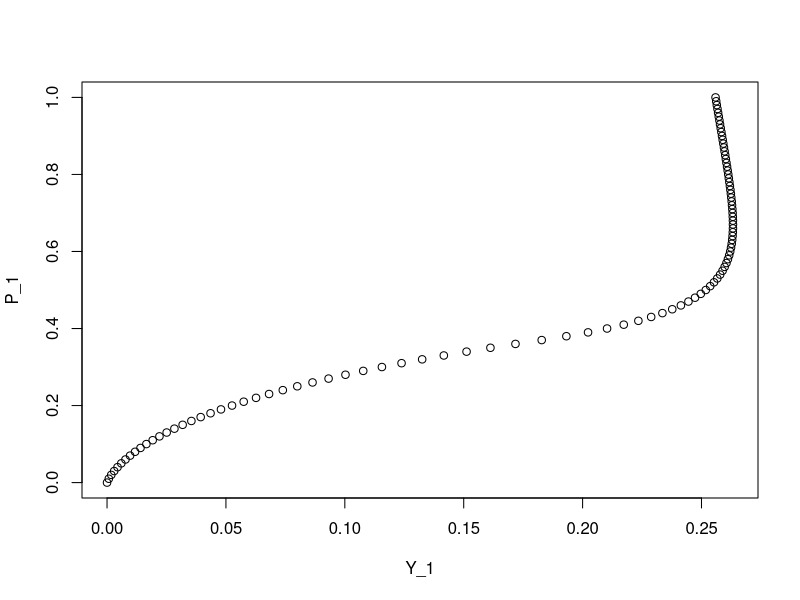

Reproduce this figure in R.
# test

# Script for solving for general equilibrium
rm(list = ls())

#### Functions #### 

# Functions that can be used for both industries

get_theta <- function(ebar, a, B, d, gamma, A){
  
  # returns theta given e_bar and parameters
  theta <- (B / (1 - B * (1 - d))) * ((1 + gamma) / A)
  theta <- theta * (1 - ebar ^ (1 / gamma)) / ebar ^ ((1 + gamma) / gamma)
  return(theta ^ (1 / (1 - a)))
  
}

get_u <- function(theta, ebar, a, d, A){
  
  # returns u given theta, ebar, and parameters
  u <- d  + A * theta ^ (1 - a) * (1 - ebar)
  return (d / u)
  
}


# Industry 1 functions

get_z_top <- function(P, ebar, rho, gamma, sigma){
  
  # returns the top threshold given P, ebar, and parameters
  z_top <- (rho * P * (1 - ebar ^ (1 / gamma))) ^ (sigma - 1)
  z_top <- (z_top - 1) ^ (1 / (1 - sigma))
  return(z_top)
  
}

get_EZ_1 <- function(z, Zmin, zeta){
  
  # returns expected Z for industry 1 given the threshold and parameters
  EZ <- Zmin * (zeta / (zeta - 1)  - (zeta * z ^ zeta) / (2 * zeta - 1)) * (z < 1) 
  EZ <- EZ + (Zmin / (z ^ (zeta - 1))) * (zeta / (zeta - 1)  - zeta / (2 * zeta - 1)) * (z >= 1)
  return(EZ)
  
}

get_N_1 <- function(z, Zmin, zeta){
  
  # returns N for industry 1 given the threshold and parameters
  N <- (1 - (z ^ zeta) / 2) * (z < 1) + (1 / (2 * z ^ zeta)) * (z >= 1)
  return(N)
  
}

free_entry_1 <- function(P, ebar, a, B, d, gamma, A, rho, sigma, Zmin, zeta, kappa){
  
  # calculates the gap between cost and benefits of entry for industry 1 given P, ebar, and parameters
  theta <- get_theta(ebar, a, B, d, gamma, A)
  z <- get_z_top(P, ebar, rho, gamma, sigma)
  N <- get_N_1(z, Zmin, zeta)
  EZ <- get_EZ_1(z, Zmin, zeta)
  
  gap <- A * B * theta ^ (- a) * (1 - rho) * P / (1 - B * (1 - d))
  gap <- gap * ebar * (1 - gamma * ebar ^ (1 / gamma) / (1 + gamma))
  gap <- gap * EZ / N
  gap <- gap - kappa
  
  return(gap)
  # postive if expected benefits exceed expected costs (ebar too high given p), negative otherwise (ebar too low)
  
}

get_Y_1 <- function(ebar, P, a, B, d, gamma, A, rho, sigma, Zmin, Zeta){
  
  # returns industry 1 output given P, ebar, and parameters
  theta <- get_theta(ebar, a, B, d, gamma, A)
  u <- get_u(theta, ebar, a, d, A)
  z <- get_z_top(P, ebar, rho, gamma, sigma)
  EZ <- get_EZ_1(z, Zmin, zeta)
  
  Y <- (1 - u) * ebar * EZ
  Y <- Y * (1 - gamma * (ebar ^ (1 / gamma)) / (1 + gamma))
  
  return(Y)
  
}

# Industry 2 functions

get_z_bot <- function(P, ebar, rho, gamma, sigma){
  
  # returns the lower threshold given P, ebar, and parameters
  z_bot <- (rho * P * (1 - ebar ^ (1 / gamma))) ^ (sigma - 1)
  z_bot <- (z_bot - 1) ^ (1 / (sigma - 1))
  return(z_bot)
  
}

get_EZ_2 <- function(z, Zmin, zeta){
  
  # returns expected Z for industry 1 given the threshold and parameters
  EZ <- Zmin * (z ^ (zeta - 1)) * (zeta / (zeta - 1)  - zeta / (2 * zeta - 1)) * (z < 1) 
  EZ <- EZ + Zmin * (zeta / (zeta - 1)  - zeta / ((2 * zeta - 1) * z ^ zeta)) * (z >= 1)
  return(EZ)
  
}

get_N_2 <- function(z, Zmin, zeta){
  
  # returns N for industry 1 given the threshold and parameters
  N <- ((z ^ zeta) / 2) * (z < 1) + (1 - 1 / (2 * z ^ zeta)) * (z >= 1)
  return(N)
  
}

free_entry_2 <- function(P, ebar, a, B, d, gamma, A, rho, sigma, Zmin, zeta, kappa){
  
  # calculates the gap between cost and benefits of entry for industry 1 given P, ebar, and parameters
  theta <- get_theta(ebar, a, B, d, gamma, A)
  z <- get_z_bot(P, ebar, rho, gamma, sigma)
  N <- get_N_2(z, Zmin, zeta)
  EZ <- get_EZ_2(z, Zmin, zeta)
  
  gap <- A * B * theta ^ (- a) * (1 - rho) * P / (1 - B * (1 - d))
  gap <- gap * ebar * (1 - gamma * ebar ^ (1 / gamma) / (1 + gamma))
  gap <- gap * EZ / N
  gap <- gap - kappa
  
  return(gap)
  # postive if expected benefits exceed expected costs (ebar too high given p), negative otherwise (ebar too low)
  
}

get_Y_2 <- function(ebar, P, a, B, d, gamma, A, rho, sigma, Zmin, Zeta){
  
  # returns industry 1 output given P, ebar, and parameters
  theta <- get_theta(ebar, a, B, d, gamma, A)
  u <- get_u(theta, ebar, a, d, A)
  z <- get_z_bot(P, ebar, rho, gamma, sigma)
  EZ <- get_EZ_2(z, Zmin, zeta)
  
  Y <- (1 - u) * ebar * EZ
  Y <- Y * (1 - gamma * (ebar ^ (1 / gamma)) / (1 + gamma))
  
  return(Y)
  
}


#### Model #####

# Global Parameters
B <- 0.975
a <- 0.65
d <- 0.1
sigma <- 1 / 2
rho <- 0.73
kappa <- 0.032
Zmin <- 0.36
zeta <- 2.12

# Numerical function parameters
tol <- 0.00001

#### Industry 1 Supply Function ####

A_1 <- 20.3
gamma_1 <- 1/3

# specify a sequence of prices. For each price, obtain the mismatch threshold and supply.
# With sigma < 1, the price permitted by the price index for either good is 1. 
P_1 <- seq(0, 1, 0.01)
n <- length(P_1)
ebar_1 <- rep(0, n)
Y_1 <- rep(0, n)
theta_1 <- rep(0, n)
z_top <- rep(0, n)
u_1 <- rep(0, n)
N_1 <- rep(0, n)
EZ_1 <- rep(0, n)

Y_1[1] <- 0 # no need to solve at P_1 = 0 

for (i in 2:n){
  P <- P_1[i]
  # bisection search
  top <- 1
  bot <- 0
  solution <- 0
  count <- 0
  
  while (solution == 0){
    mid <- (top + bot) / 2
    gap <- free_entry_1(P, mid, a, B, d, gamma_1, A_1, rho, sigma, Zmin, zeta, kappa)
    
    if (abs(gap) < tol){
      solution <- 1
    }
    if (gap >= 0){
      top <- mid
    }  
    if (gap < 0){
      bot <- mid
    }
    
    count <- count + 1
    if (count > 1000){
      print(c('failed', P))
      solution <- 1
    }
  }
  
  ebar_1[i] <- mid
  Y_1[i] <- get_Y_1(ebar_1[i], P, a, B, d, gamma_1, A_1, rho, sigma, Zmin, Zeta)
  theta_1[i] <- get_theta(ebar_1[i], a, B, d, gamma_1, A_1)
  z_top[i] <- get_z_top(P, ebar_1[i], rho, gamma_1, sigma)
  u_1[i] <- get_u(theta_1[i], ebar_1[i], a, d, A_1)
  N_1[i] <- get_N_1(z_top[i], Zmin, zeta)
  EZ_1[i] <- get_EZ_1(z_top[i], Zmin, zeta)
}

plot(Y_1, P_1)

#### Industry 2 Supply Function ####

A_2 <- 20.3
gamma_2 <- 2/3

# specify a sequence of prices. For each price, obtain the mismatch threshold and supply 
#P_2 <- (1 - P_1 ^ (1 - sigma)) ^ (1 / (1 - sigma))
P_2 <- seq(0, 1, 0.01)
n <- length(P_1)
ebar_2 <- rep(0, n)
Y_2 <- rep(0, n)

Y_2[1] <- 0
for (i in 2:n){
  P <- P_2[i]
  # bisection search
  top <- 1
  bot <- 0
  solution <- 0
  count <- 0
  
  while (solution == 0){
    mid <- (top + bot) / 2
    gap <- free_entry_2(P, mid, a, B, d, gamma_2, A_2, rho, sigma, Zmin, zeta, kappa)
    
    if (abs(gap) < tol){
      solution <- 1
    }
    if (gap >= 0){
      top <- mid
    }  
    if (gap < 0){
      bot <- mid
    }
    
    count <- count + 1
    if (count > 1000){
      print(c('failed', P))
      solution <- 1
    }
  }
  
  ebar_2[i] <- mid
  Y_2[i] <- get_Y_2(ebar_2[i], P, a, B, d, gamma_2, A_2, rho, sigma, Zmin, Zeta)
}

#plot(Y_2, P_2)

#### Solve for eqbm prices ####

# interpolate the functions above to get supply functions, and then find prices that set excess demand to 0
P_top <- 1
P_bot <- 0
count <- 0
solution <- 0

while (solution == 0){
  p1 <- (P_top + P_bot) / 2
  p2 <- (1 - p1 ^ (1 - sigma)) ^ (1 / (1 - sigma))
  
  y1_S <- approx(P_1, Y_1, p1)$y
  y2_S <- approx(P_2, Y_2, p2)$y
  
  Y <- (y1_S ^ ((sigma - 1) / sigma) + y2_S ^ ((sigma - 1) / sigma)) ^ (sigma / (sigma - 1))
  
  y1_D <- Y * p1 ^ (-sigma)
  y2_D <- Y * p2 ^ (-sigma)
  
  y1_gap <- y1_S - y1_D
  y2_gap <- y2_S - y2_D
  
  if (abs(y1_gap) < tol){
    print(c('converged', p1))
    solution <- 1
  }
  if (y1_gap >= 0){
    P_top <- p1
  }  
  if (y1_gap < 0){
    P_bot <- p1
  }
  
  count <- count + 1
  if (count > 1000){
    print(c('failed', p1))
    solution <- 1
  }
}
  
#### Given eqbm prices, obtain other quantities #### 

# bisection search for industry 1 equilibrium quantities
top <- 1
bot <- 0
solution <- 0
count <- 0
  
while (solution == 0){
  mid <- (top + bot) / 2
  gap <- free_entry_1(p1, mid, a, B, d, gamma_1, A_1, rho, sigma, Zmin, zeta, kappa)
    
  if (abs(gap) < tol){
    solution <- 1
  }
  if (gap >= 0){
    top <- mid
  }  
  if (gap < 0){
    bot <- mid
  }
  
  count <- count + 1
  if (count > 1000){
    print(c('failed', P))
    solution <- 1
  }
}
  
ebar_1 <- mid
Y_1 <- get_Y_1(ebar_1, p1, a, B, d, gamma_1, A_1, rho, sigma, Zmin, Zeta)
theta_1 <- get_theta(ebar_1, a, B, d, gamma_1, A_1)
z_top <- get_z_top(p1, ebar_1, rho, gamma_1, sigma)
u_1<- get_u(theta_1, ebar_1, a, d, A_1)
N_1 <- get_N_1(z_top, Zmin, zeta)
EZ_1 <- get_EZ_1(z_top, Zmin, zeta)

# bisection search for industry 2 eqbm quantities
top <- 1
bot <- 0
solution <- 0
count <- 0
  
while (solution == 0){
  mid <- (top + bot) / 2
  gap <- free_entry_2(p2, mid, a, B, d, gamma_2, A_2, rho, sigma, Zmin, zeta, kappa)
    
  if (abs(gap) < tol){
    solution <- 1
  }
  if (gap >= 0){
    top <- mid
  }  
  if (gap < 0){
    bot <- mid
  }
    
  count <- count + 1
  if (count > 1000){
    print(c('failed', P))
    solution <- 1
  }
}
  
ebar_2 <- mid
Y_2 <- get_Y_2(ebar_2, p2, a, B, d, gamma_2, A_2, rho, sigma, Zmin, Zeta)
theta_2 <- get_theta(ebar_2, a, B, d, gamma_2, A_2)
z_bot <- get_z_bot(p2, ebar_2, rho, gamma_2, sigma)
u_2 <- get_u(theta_2, ebar_2, a, d, A_2)
N_2 <- get_N_2(z_bot, Zmin, zeta)
EZ_2 <- get_EZ_2(z_bot, Zmin, zeta)
